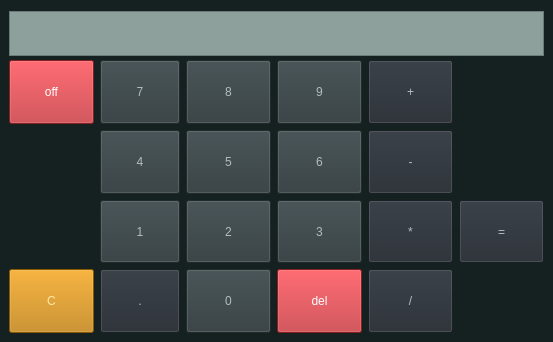
<?xml version="1.0" encoding="UTF-8"?>
<ui version="4.0">
 <class>MainWindow</class>
 <widget class="QMainWindow" name="MainWindow">
  <property name="geometry">
   <rect>
    <x>0</x>
    <y>0</y>
    <width>553</width>
    <height>342</height>
   </rect>
  </property>
  <property name="minimumSize">
   <size>
    <width>553</width>
    <height>342</height>
   </size>
  </property>
  <property name="maximumSize">
   <size>
    <width>99999</width>
    <height>99999</height>
   </size>
  </property>
  <property name="windowTitle">
   <string>Calculator</string>
  </property>
  <property name="styleSheet">
   <string notr="true">background-color: rgb(21, 32, 33);</string>
  </property>
  <widget class="QWidget" name="centralwidget">
   <layout class="QVBoxLayout" name="verticalLayout">
    <item>
     <widget class="QTextEdit" name="screenEdt">
      <property name="minimumSize">
       <size>
        <width>260</width>
        <height>45</height>
       </size>
      </property>
      <property name="maximumSize">
       <size>
        <width>16777215</width>
        <height>40</height>
       </size>
      </property>
      <property name="styleSheet">
       <string notr="true">    background-color: rgb(141, 160, 156);
    font: 22pt &quot;Arial&quot;;
    color: rgb(0, 0, 0);</string>
      </property>
      <property name="readOnly">
       <bool>true</bool>
      </property>
      <property name="html">
       <string>&lt;!DOCTYPE HTML PUBLIC &quot;-//W3C//DTD HTML 4.0//EN&quot; &quot;http://www.w3.org/TR/REC-html40/strict.dtd&quot;&gt;
&lt;html&gt;&lt;head&gt;&lt;meta name=&quot;qrichtext&quot; content=&quot;1&quot; /&gt;&lt;meta charset=&quot;utf-8&quot; /&gt;&lt;style type=&quot;text/css&quot;&gt;
p, li { white-space: pre-wrap; }
hr { height: 1px; border-width: 0; }
&lt;/style&gt;&lt;/head&gt;&lt;body style=&quot; font-family:'Arial'; font-size:22pt; font-weight:400; font-style:normal;&quot;&gt;
&lt;p style=&quot;-qt-paragraph-type:empty; margin-top:0px; margin-bottom:0px; margin-left:0px; margin-right:0px; -qt-block-indent:0; text-indent:0px;&quot;&gt;&lt;br /&gt;&lt;/p&gt;&lt;/body&gt;&lt;/html&gt;</string>
      </property>
     </widget>
    </item>
    <item>
     <layout class="QGridLayout" name="gridLayout_2">
      <item row="2" column="4">
       <widget class="QPushButton" name="multiplyBtn">
        <property name="sizePolicy">
         <sizepolicy hsizetype="Minimum" vsizetype="Expanding">
          <horstretch>0</horstretch>
          <verstretch>0</verstretch>
         </sizepolicy>
        </property>
        <property name="styleSheet">
         <string notr="true">QPushButton:disabled {
    color: rgb(89, 94, 97);
    background-color: rgb(17, 21, 27)
}
QPushButton {    color: rgb(178, 188, 194);
    background-color: rgb(37, 43, 50);
    font: 12pt &quot;Arial&quot;;}</string>
        </property>
        <property name="text">
         <string>*</string>
        </property>
       </widget>
      </item>
      <item row="3" column="1">
       <widget class="QPushButton" name="dotBtn">
        <property name="sizePolicy">
         <sizepolicy hsizetype="Minimum" vsizetype="Expanding">
          <horstretch>0</horstretch>
          <verstretch>0</verstretch>
         </sizepolicy>
        </property>
        <property name="styleSheet">
         <string notr="true">QPushButton:disabled {
    color: rgb(89, 94, 97);
    background-color: rgb(17, 21, 27)
}
QPushButton {    color: rgb(178, 188, 194);
    background-color: rgb(37, 43, 50);
    font: 12pt &quot;Arial&quot;;}</string>
        </property>
        <property name="text">
         <string>.</string>
        </property>
       </widget>
      </item>
      <item row="1" column="3">
       <widget class="QPushButton" name="number6Btn">
        <property name="sizePolicy">
         <sizepolicy hsizetype="Minimum" vsizetype="Expanding">
          <horstretch>0</horstretch>
          <verstretch>0</verstretch>
         </sizepolicy>
        </property>
        <property name="styleSheet">
         <string notr="true">    color: rgb(178, 188, 194);
    background-color: rgb(48, 59, 62);
    font: 12pt &quot;Arial&quot;;</string>
        </property>
        <property name="text">
         <string>6</string>
        </property>
       </widget>
      </item>
      <item row="0" column="4">
       <widget class="QPushButton" name="plusBtn">
        <property name="sizePolicy">
         <sizepolicy hsizetype="Minimum" vsizetype="Expanding">
          <horstretch>0</horstretch>
          <verstretch>0</verstretch>
         </sizepolicy>
        </property>
        <property name="styleSheet">
         <string notr="true">QPushButton:disabled {
    color: rgb(89, 94, 97);
    background-color: rgb(17, 21, 27)
}
QPushButton {    color: rgb(178, 188, 194);
    background-color: rgb(37, 43, 50);
    font: 12pt &quot;Arial&quot;;}</string>
        </property>
        <property name="text">
         <string>+</string>
        </property>
       </widget>
      </item>
      <item row="2" column="3">
       <widget class="QPushButton" name="number3Btn">
        <property name="sizePolicy">
         <sizepolicy hsizetype="Minimum" vsizetype="Expanding">
          <horstretch>0</horstretch>
          <verstretch>0</verstretch>
         </sizepolicy>
        </property>
        <property name="styleSheet">
         <string notr="true">    color: rgb(178, 188, 194);
    background-color: rgb(48, 59, 62);
    font: 12pt &quot;Arial&quot;;</string>
        </property>
        <property name="text">
         <string>3</string>
        </property>
       </widget>
      </item>
      <item row="3" column="0">
       <widget class="QPushButton" name="cBtn">
        <property name="sizePolicy">
         <sizepolicy hsizetype="Minimum" vsizetype="Expanding">
          <horstretch>0</horstretch>
          <verstretch>0</verstretch>
         </sizepolicy>
        </property>
        <property name="styleSheet">
         <string notr="true">    font: 12pt &quot;Arial&quot;;
    color: rgb(255, 232, 168);
    background-color: rgb(192, 126, 4);</string>
        </property>
        <property name="text">
         <string>C</string>
        </property>
       </widget>
      </item>
      <item row="2" column="5">
       <widget class="QPushButton" name="resultBtn">
        <property name="sizePolicy">
         <sizepolicy hsizetype="Minimum" vsizetype="Expanding">
          <horstretch>0</horstretch>
          <verstretch>0</verstretch>
         </sizepolicy>
        </property>
        <property name="styleSheet">
         <string notr="true">
QPushButton:disabled {
    color: rgb(89, 94, 97);
    background-color: rgb(17, 21, 27)
}
QPushButton {
    color: rgb(178, 188, 194);
    background-color: rgb(37, 43, 50);
    font: 12pt &quot;Arial&quot;;}</string>
        </property>
        <property name="text">
         <string>=</string>
        </property>
       </widget>
      </item>
      <item row="1" column="1">
       <widget class="QPushButton" name="number4Btn">
        <property name="sizePolicy">
         <sizepolicy hsizetype="Minimum" vsizetype="Expanding">
          <horstretch>0</horstretch>
          <verstretch>0</verstretch>
         </sizepolicy>
        </property>
        <property name="styleSheet">
         <string notr="true">    color: rgb(178, 188, 194);
    background-color: rgb(48, 59, 62);
    font: 12pt &quot;Arial&quot;;</string>
        </property>
        <property name="text">
         <string>4</string>
        </property>
       </widget>
      </item>
      <item row="0" column="1">
       <widget class="QPushButton" name="number7Btn">
        <property name="sizePolicy">
         <sizepolicy hsizetype="Maximum" vsizetype="Expanding">
          <horstretch>0</horstretch>
          <verstretch>0</verstretch>
         </sizepolicy>
        </property>
        <property name="styleSheet">
         <string notr="true">    color: rgb(178, 188, 194);
    background-color: rgb(48, 59, 62);
    font: 12pt &quot;Arial&quot;;</string>
        </property>
        <property name="text">
         <string>7</string>
        </property>
       </widget>
      </item>
      <item row="0" column="0">
       <widget class="QPushButton" name="onBtn">
        <property name="sizePolicy">
         <sizepolicy hsizetype="Minimum" vsizetype="Expanding">
          <horstretch>0</horstretch>
          <verstretch>0</verstretch>
         </sizepolicy>
        </property>
        <property name="styleSheet">
         <string notr="true">   font: 12pt &quot;Arial&quot;;
   color: rgb(255, 255, 255);
   background-color: rgb(188, 43, 48);</string>
        </property>
        <property name="text">
         <string>off</string>
        </property>
       </widget>
      </item>
      <item row="3" column="2">
       <widget class="QPushButton" name="number0Btn">
        <property name="sizePolicy">
         <sizepolicy hsizetype="Minimum" vsizetype="Expanding">
          <horstretch>0</horstretch>
          <verstretch>0</verstretch>
         </sizepolicy>
        </property>
        <property name="styleSheet">
         <string notr="true">    color: rgb(178, 188, 194);
    background-color: rgb(48, 59, 62);
    font: 12pt &quot;Arial&quot;;</string>
        </property>
        <property name="text">
         <string>0</string>
        </property>
       </widget>
      </item>
      <item row="1" column="2">
       <widget class="QPushButton" name="number5Btn">
        <property name="sizePolicy">
         <sizepolicy hsizetype="Minimum" vsizetype="Expanding">
          <horstretch>0</horstretch>
          <verstretch>0</verstretch>
         </sizepolicy>
        </property>
        <property name="styleSheet">
         <string notr="true">    color: rgb(178, 188, 194);
    background-color: rgb(48, 59, 62);
    font: 12pt &quot;Arial&quot;;</string>
        </property>
        <property name="text">
         <string>5</string>
        </property>
       </widget>
      </item>
      <item row="3" column="4">
       <widget class="QPushButton" name="divideBtn">
        <property name="sizePolicy">
         <sizepolicy hsizetype="Minimum" vsizetype="Expanding">
          <horstretch>0</horstretch>
          <verstretch>0</verstretch>
         </sizepolicy>
        </property>
        <property name="styleSheet">
         <string notr="true">QPushButton:disabled {
    color: rgb(89, 94, 97);
    background-color: rgb(17, 21, 27)
}
QPushButton {    color: rgb(178, 188, 194);
    background-color: rgb(37, 43, 50);
    font: 12pt &quot;Arial&quot;;}</string>
        </property>
        <property name="text">
         <string>/</string>
        </property>
       </widget>
      </item>
      <item row="1" column="4">
       <widget class="QPushButton" name="minusBtn">
        <property name="sizePolicy">
         <sizepolicy hsizetype="Minimum" vsizetype="Expanding">
          <horstretch>0</horstretch>
          <verstretch>0</verstretch>
         </sizepolicy>
        </property>
        <property name="styleSheet">
         <string notr="true">QPushButton:disabled {
    color: rgb(89, 94, 97);
    background-color: rgb(17, 21, 27)
}
QPushButton {    color: rgb(178, 188, 194);
    background-color: rgb(37, 43, 50);
    font: 12pt &quot;Arial&quot;;}</string>
        </property>
        <property name="text">
         <string>-</string>
        </property>
       </widget>
      </item>
      <item row="2" column="2">
       <widget class="QPushButton" name="number2Btn">
        <property name="sizePolicy">
         <sizepolicy hsizetype="Minimum" vsizetype="Expanding">
          <horstretch>0</horstretch>
          <verstretch>0</verstretch>
         </sizepolicy>
        </property>
        <property name="styleSheet">
         <string notr="true">    color: rgb(178, 188, 194);
    background-color: rgb(48, 59, 62);
    font: 12pt &quot;Arial&quot;;</string>
        </property>
        <property name="text">
         <string>2</string>
        </property>
       </widget>
      </item>
      <item row="2" column="1">
       <widget class="QPushButton" name="number1Btn">
        <property name="sizePolicy">
         <sizepolicy hsizetype="Minimum" vsizetype="Expanding">
          <horstretch>0</horstretch>
          <verstretch>0</verstretch>
         </sizepolicy>
        </property>
        <property name="styleSheet">
         <string notr="true">    color: rgb(178, 188, 194);
    background-color: rgb(48, 59, 62);
    font: 12pt &quot;Arial&quot;;</string>
        </property>
        <property name="text">
         <string>1</string>
        </property>
       </widget>
      </item>
      <item row="0" column="3">
       <widget class="QPushButton" name="number9Btn">
        <property name="sizePolicy">
         <sizepolicy hsizetype="Minimum" vsizetype="Expanding">
          <horstretch>0</horstretch>
          <verstretch>0</verstretch>
         </sizepolicy>
        </property>
        <property name="styleSheet">
         <string notr="true">    color: rgb(178, 188, 194);
    background-color: rgb(48, 59, 62);
    font: 12pt &quot;Arial&quot;;</string>
        </property>
        <property name="text">
         <string>9</string>
        </property>
       </widget>
      </item>
      <item row="0" column="2">
       <widget class="QPushButton" name="number8Btn">
        <property name="sizePolicy">
         <sizepolicy hsizetype="Minimum" vsizetype="Expanding">
          <horstretch>0</horstretch>
          <verstretch>0</verstretch>
         </sizepolicy>
        </property>
        <property name="styleSheet">
         <string notr="true">    color: rgb(178, 188, 194);
    background-color: rgb(48, 59, 62);
    font: 12pt &quot;Arial&quot;;</string>
        </property>
        <property name="text">
         <string>8</string>
        </property>
       </widget>
      </item>
      <item row="3" column="3">
       <widget class="QPushButton" name="delBtn">
        <property name="sizePolicy">
         <sizepolicy hsizetype="Minimum" vsizetype="Expanding">
          <horstretch>0</horstretch>
          <verstretch>0</verstretch>
         </sizepolicy>
        </property>
        <property name="styleSheet">
         <string notr="true">QPushButton:disabled {
    color: rgb(178, 178, 178);
    background-color: rgb(128, 33, 38);
}
QPushButton {    color: rgb(255, 255, 255);
    background-color: rgb(188, 43, 48);
    font: 12pt &quot;Arial&quot;;}</string>
        </property>
        <property name="text">
         <string>del</string>
        </property>
       </widget>
      </item>
     </layout>
    </item>
   </layout>
  </widget>
 </widget>
 <resources/>
 <connections/>
</ui>
